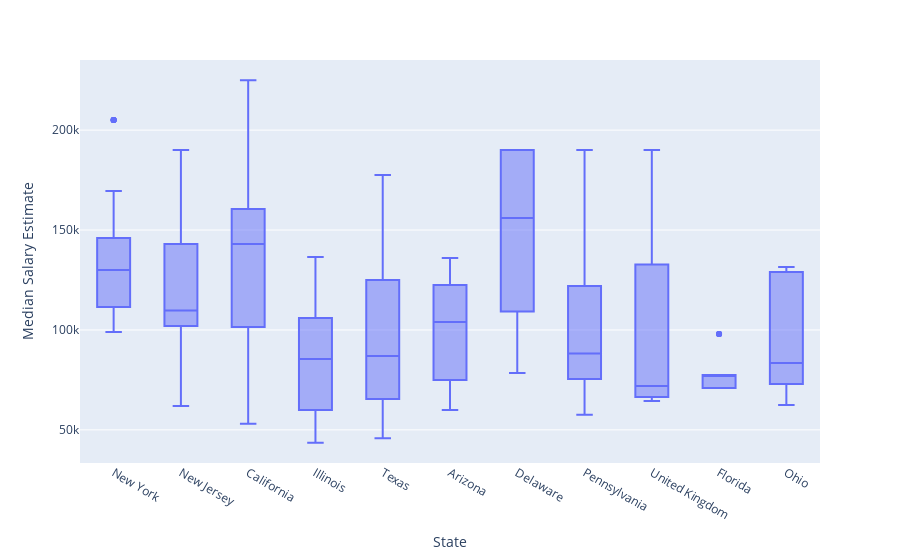

Notebook cell for this chart:
### Code cell
fig5 = px.box(df2, x="State", y="Median Salary Estimate" ,category_orders = {'State': my_order})
fig5

### Figure 1 — Plotly figure (JSON) as saved in the notebook; plotly's stock layout.template omitted (floating-point values rounded to 4 significant figures; data arrays with more than 128 entries replaced by an {"elided": "..."} marker saying what was removed)
{"data": [{"alignmentgroup": "True", "hovertemplate": "State=%{x}<br>Median Salary Estimate=%{y}<extra></extra>", "legendgroup": "", "marker": {"color": "#636efa"}, "name": "", "notched": false, "offsetgroup": "", "orientation": "v", "showlegend": false, "type": "box", "x": {"elided": "2122 str values"}, "x0": " ", "xaxis": "x", "y": {"elided": "2122 int values"}, "y0": " ", "yaxis": "y"}], "layout": {"boxmode": "group", "legend": {"tracegroupgap": 0}, "margin": {"t": 60}, "xaxis": {"anchor": "y", "categoryarray": ["IT Services", "Staffing & Outsourcing", "Biotech & Pharmaceuticals", "Computer Hardware & Software", "Internet", "Health Care Services & Hospitals", "Consulting", "Enterprise Software & Network Solutions", "Insurance Carriers", "Investment Banking & Asset Management", "Banks & Credit Unions", "Research & Development", "Colleges & Universities", "Advertising & Marketing", "Aerospace & Defense", "Accounting", "Federal Agencies", "Architectural & Engineering Services", "Electrical & Electronic Manufacturing", "TV Broadcast & Cable Networks", "Lending", "Health Care Products Manufacturing", "Insurance Agencies & Brokerages", "Video Games", "Financial Transaction Processing", "Consumer Products Manufacturing", "Department, Clothing, & Shoe Stores", "Telecommunications Services", "Energy", "Motion Picture Production & Distribution", "Brokerage Services", "Food & Beverage Manufacturing", "Cable, Internet & Telephone Providers", "Grocery Stores & Supermarkets", "Wholesale", "Other Retail Stores", "Chemical Manufacturing", "Transportation Equipment Manufacturing", "Legal", "Financial Analytics & Research", "Oil & Gas Services", "Social Assistance", "Industrial Manufacturing", "Automotive Parts & Accessories Stores", "Logistics & Supply Chain", "Oil & Gas Exploration & Production", "Membership Organizations", "Pet & Pet Supplies Stores", "Gas Stations", "Food & Beverage Stores", "Construction", "Municipal Governments", "Sports & Recreation", "Health, Beauty, & Fitness", "Convenience Stores & Truck Stops", "News Outlet", "Radio", "Stock Exchanges", "Fast-Food & Quick-Service Restaurants", "Building & Personnel Services", "Gambling", "Real Estate", "Consumer Electronics & Appliances Stores", "Utilities", "Telecommunications Manufacturing", "Trucking", "State & Regional Agencies", "Cruise Ships", "Religious Organizations", "Publishing", "Education Training Services", "Self-Storage Services", "Venture Capital & Private Equity", "Truck Rental & Leasing", "Audiovisual", "Sporting Goods Stores", "Vehicle Dealers", "Shipping", "Auto Repair & Maintenance", "Museums, Zoos & Amusement Parks", "Transportation Management", "K-12 Education"], "categoryorder": "array", "domain": [0, 1], "title": {"text": "State"}}, "yaxis": {"anchor": "x", "domain": [0, 1], "title": {"text": "Median Salary Estimate"}}}}
